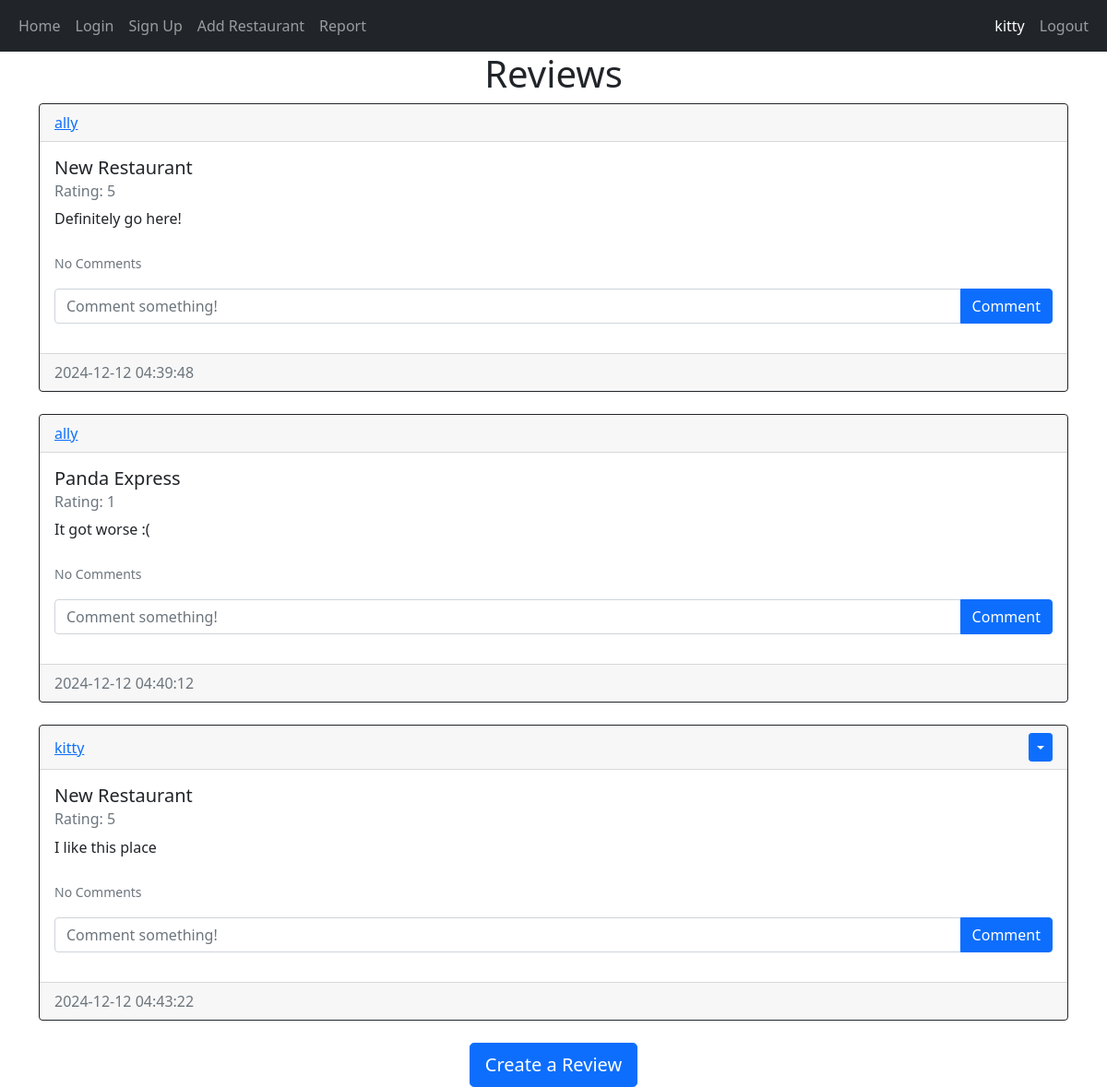
The app's page /home (signed in) with its own data.
### website/models.py (models this page shows)
class User(db.Model, UserMixin):
    id = db.Column(db.Integer, primary_key=True)
    email = db.Column(db.String(150), unique=True)
    username = db.Column(db.String(150), unique=True)
    date_created = db.Column(db.DateTime(timezone=True), default=func.now())
    reviews = db.relationship('Review', backref='user', passive_deletes=True)

class Review(db.Model):
    id = db.Column(db.Integer, primary_key=True)
    text = db.Column(db.Text, nullable=False)
    date_created = db.Column(db.DateTime(timezone=True), default=func.now())
    author = db.Column(db.Integer, db.ForeignKey('user.id', ondelete="CASCADE"), nullable=False, index=True)  # Index on author
    rating = db.Column(db.Integer, nullable=False)
    restaurant_id = db.Column(db.Integer, db.ForeignKey('restaurant.id', ondelete="CASCADE"), nullable=False, index=True)  # Index on restaurant_id

class Restaurant(db.Model):
    id = db.Column(db.Integer, primary_key=True)
    name = db.Column(db.String(100), nullable=False)
    address = db.Column(db.String(150), nullable=False)
    city = db.Column(db.String(100), nullable=False)
    state = db.Column(db.String(50), nullable=False)
    reviews = db.relationship('Review', backref='restaurant', lazy=True)

### website/views.py (the view)
@views.route("/")
@views.route("/home")
@login_required
def home():
    reviews = Review.query.all()
    return render_template("home.html", user=current_user, reviews=reviews)

### website/__init__.py (called while the page is built)
def create_app():
    app = Flask(__name__)
    app.config['SECRET_KEY'] = "av808nori"
    app.config['SQLALCHEMY_DATABASE_URI'] = f'sqlite:///{DB_NAME}'
    db.init_app(app)
    from .views import views
    from .auth import auth
    app.register_blueprint(views, url_prefix="/")
    app.register_blueprint(auth, url_prefix="/")
    from .models import User, Review
    create_database(app)
    login_manager = LoginManager()
    login_manager.login_view = "auth.login"
    login_manager.init_app(app)
    @login_manager.user_loader
    def load_user(id):
        return User.query.get(int(id))
    return app

### website/templates/home.html (shortened to what this page needs)
{% extends "base.html" %} {% block title %}Home{% endblock %} {% block content
    %}
    <h1 align="center">{% block header %}Reviews{% endblock %}</h1>
    <div id="reviews">
      {% for review in reviews %}
      <div class="card border-dark">
        <div class="card-header d-flex justify-content-between align-items-center">
          <a href="/reviews/{{review.user.username}}">{{review.user.username}}</a>
          {% if user.id == review.author %}
          <div class="btn-group">
            <button
              type="button"
              class="btn btn-sm btn-primary dropdown-toggle"
              data-bs-toggle="dropdown"
            ></button>
          </div>
          {% endif %}
        </div>
        <div class="card-body">
          <h5 class="card-title">{{ review.restaurant.name }}</h5>
          <h6 class="card-subtitle mb-2 text-muted">Rating: {{ review.rating }}</h6>
          <div class="card-text">{{review.text}}</div>
          <br />
          <p class="card-text">
            {% if review.comments|length > 0 %}
            <a data-bs-toggle="collapse" href="#comments-{{review.id}}" role="button">
              <small>View {{review.comments|length}} Comments</small>
            </a>
            {% else %}
            <small class="text-muted">No Comments</small>
            {% endif %}
          </p>
          <form
            class="input-group mb-3"
            method="POST"
            action="/create-comment/{{review.id}}"
          >
            <input
              type="text"
              id="text"
              name="text"
              class="form-control"
              placeholder="Comment something!"
            />
            <button type="submit" class="btn btn-primary">Comment</button>
          </form>
        </div>
        <div class="card-footer text-muted">{{review.date_created}}</div>
      </div>
      <br/ > {% endfor %}
    </div>
    {% block footer %}
    <div align="center">
      <a href="/create-review"
        ><button type="button" class="btn btn-primary btn-lg">
          Create a Review
        </button></a
      >
    </div>
    {% endblock %} {% endblock %}

### website/templates/base.html (shortened to what this page needs)
<!DOCTYPE html>
<html lang="en">
<head>
    <link
      href="https://cdn.jsdelivr.net/npm/bootstrap@5.0.2/dist/css/bootstrap.min.css"
      rel="stylesheet"
    />
</head>
<body>
  <nav class="navbar navbar-expand-lg navbar-dark bg-dark">
    <div class="container-fluid">
      <div class="collapse navbar-collapse" id="navbar">
        <div class="navbar-nav">
          <a class="nav-item nav-link" href="/home">Home</a>
          <a class="nav-item nav-link" href="/login">Login</a>
          <a class="nav-item nav-link" href="/sign-up">Sign Up</a>
          <a class="nav-item nav-link" href="/add-restaurant">Add Restaurant</a>
          <a class="nav-item nav-link" href="/report">Report</a>
        </div>
        <div class="navbar-nav ms-auto">
          {% if current_user %}
            <span class="nav-item nav-link text-white">{{ current_user.username }}</span>
            <a class="nav-item nav-link" href="/logout">Logout</a>
          {% else %}
            <a class="nav-item nav-link" href="/login">Login</a>
            <a class="nav-item nav-link" href="/sign-up">Sign Up</a>
          {% endif %}
        </div>
      </div>
    </div>
</nav>
    <div class="container">{% block content %}{% endblock %}</div>
</body>
</html>

### records on screen
User: username "kitty"
Review: user.username "ally", restaurant.name "New Restaurant", rating "5", text "Definitely go here!", date_created "2024-12-12 04:39:48"
Review: user.username "ally", restaurant.name "Panda Express", rating "1", text "It got worse :(", date_created "2024-12-12 04:40:12"
Review: user.username "kitty", restaurant.name "New Restaurant", rating "5", text "I like this place", date_created "2024-12-12 04:43:22"
